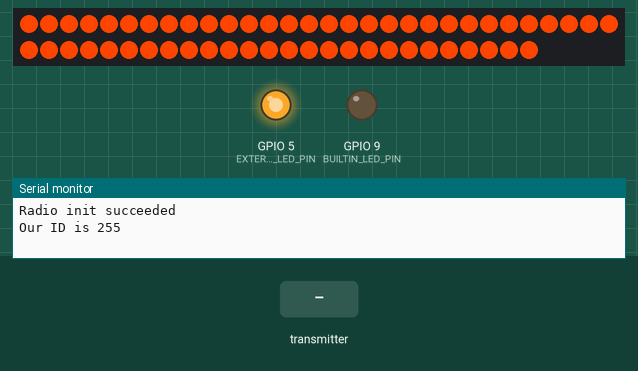
Recording of a sketch running on a simulated ESP32-S3. Parts: 56 RGB LEDs in strip order, left to right, continuing on the next row, output pins drawn as LEDs (lit = HIGH), the last lines printed to the serial monitor. Inputs (shaded band) come from the test bench. Dim RGB values are drawn brighter than linear; random numbers use the default seed unless the sketch sets one; EEPROM starts erased; no radio packets arrive unless stated.

Above: at 1.25 s.
1.3 s: the transmitter starts sending nodeId = 0
At 1.5 s:
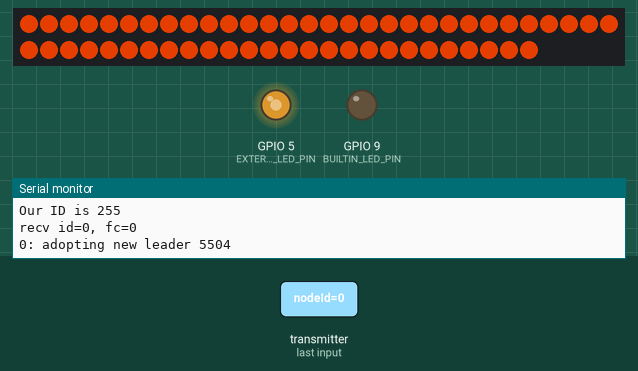
2.9 s: the transmitter starts sending frameCount = 2048
At 3.06 s:
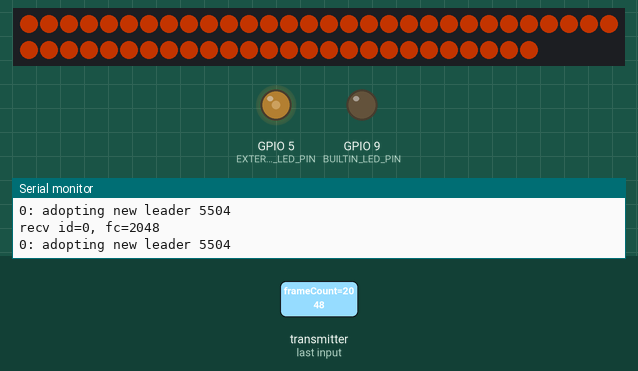
4.6 s: the transmitter starts sending frameCount = 1024
6.1 s: the transmitter starts sending frameCount = 0
At 12.41 s:
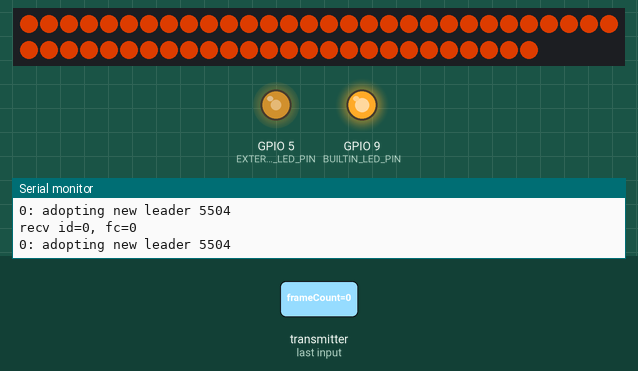
Timing chart, 0 to 13.9 s (numbered marks = the images above; inputs shaded):
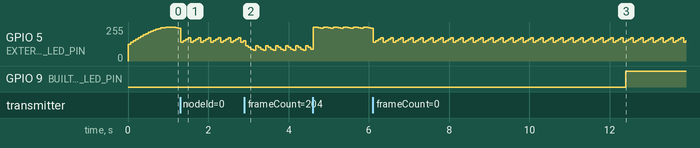

Measured:
- by itself, GPIO 5 (EXTERNAL_SINGLE_LED_PIN): repeats every 0.25 s: 152/255 0.06 s, 164/255 0.06 s, 175/255 0.06 s, 140/255 0.06 s

The sketch:

windfarm.ino
```cpp
/*
 Name:		windfarm.ino
 Created:	3/3/2018 9:52:14 AM
 Author:	viraj
*/

#include <Arduino.h>
#include "Identification.h"
#include "StatusLed.h"
#include "pins.h"

#include "sync_protocol.h"
#include "lights.h"
#include "radio.h"

#define SERIAL_BAUD 115200

StatusLed statusLed;
Identification id;
Radio radio;

void setup() {
	Serial.begin(SERIAL_BAUD);
	while (!Serial); // Wait for serial port to be available

	radio.initialize();

    randomSeed(analogRead(0));

	pinMode(BUILTIN_LED_PIN, OUTPUT);
	pinMode(EXTERNAL_ADDRESSABLE_LED_PIN, OUTPUT);
	pinMode(EXTERNAL_SINGLE_LED_PIN, OUTPUT);

	lights::setup();

	// set the id in EEPROM
	//id.setId(3);

	// load up the ID we have stored
	id.getId();
	Serial.printf("Our ID is %d\n", id.myId);
}

// 1,000 microseconds in a millisecond and 1,000,000 microseconds in a second
const unsigned long frameLength = 30000;
unsigned long startTime;
unsigned long elapsed;

uint16_t frameCount = 0; // this will roll over

int numTicksSinceLastMaster = 0;
int ticksSinceLastMasterLimit = 1000;
int myLeader;

void handleLeaderPacket() {
    numTicksSinceLastMaster = 0;

    int newLeader = radio.latestReceived.leaderId;

    if (id.myId == myLeader && newLeader != id.myId) {
        if (random(0, 100) < 50) {
            Serial.printf("%d: adopting new leader %d (replacing ourself)\n", newLeader);
            myLeader = newLeader;
        }
        else {
            // fuck 'em we're still leader
        }
    }
    else {
        Serial.printf("%d: adopting new leader %d\n", newLeader);
        myLeader = newLeader;
    }
}

void handleSyncPacket() {
    int correctionFactor = 3; // this is a guess
    frameCount = radio.latestReceived.frameCount + correctionFactor;
}

void receivePacket() {
    if (radio.tryReceive()) {
        handleLeaderPacket();
        handleSyncPacket();
    }
}

long prevTime = 0;
long currTime = 0;

void loop() {
    prevTime = currTime;
    currTime = millis();
	frameCount += currTime - prevTime;

    statusLed.toggle();

	lights::yielding_led_update(frameCount);

    receivePacket();

    if (numTicksSinceLastMaster > ticksSinceLastMasterLimit) {
        Serial.printf("%d: Electing ourself leader\n", id.myId);

        // we haven't heard from anyone, so declare ourselves master
        // and tell everyone
        myLeader = id.myId;
        radio.sendLeader(id.myId, myLeader);

        numTicksSinceLastMaster = 0;
    }

    // TODO: this is `void doLeaderBehavior();`
    if (myLeader == id.myId) { // we're leader
        if (frameCount % 512 == 0) {
            Serial.printf("%d: We're leader, broadcasting\n", id.myId);
            radio.sendFrameCount(id.myId, id.myId, frameCount);
        }
    }
    else {
        //Serial.printf("%d: We're not leader\n", id.myId);
        numTicksSinceLastMaster += 1;
    }

	// delay
	//elapsed = micros() - startTime;
	//if (elapsed < frameLength) {
	//	delayMicroseconds(frameLength - elapsed);
	//}
	//else { // remainder >= frameLength
	//	// this means we're running out of time in each frame
	//	Serial.printf("oot! %ld\n", elapsed);
	//}
}
```

Identification.cpp
```cpp
//
//
//

#include "Identification.h"
```

Identification.h
```cpp
// Identification.h

#ifndef _IDENTIFICATION_h
#define _IDENTIFICATION_h

#if defined(ARDUINO) && ARDUINO >= 100
	#include "arduino.h"
#else
	#include "WProgram.h"
#endif

#include <EEPROM.h>


// Reads and writes an ID value from the EEPROM
class Identification {
public:
	uint8_t myId;

	void setId(uint8_t newId) {
		Serial.printf("Setting EEPROM id to %d\n", newId);

		uint8_t existingId = getId();

		if (existingId != newId) {
			EEPROM.write(kId, newId);
		}

		if (!hasId()) {
			EEPROM.write(kHasId, 1);
		}
	}

	bool hasId() {
		return EEPROM.read(kHasId) == 1;
	}

	uint8_t getId() {
		uint8_t id = EEPROM.read(kId);
		myId = id;
		return id;
	}

private:
	const int kHasId = 0x0;
	const int kId = 0x1;
};


#endif
```

StatusLed.cpp
```cpp
//
//
//

#include "StatusLed.h"

void StatusLed::toggle() {
	counter = (counter + 1) % 100;

	if (counter == 0) {
		digitalWrite(BUILTIN_LED_PIN, state);
		state = !state;
	}
}
```

StatusLed.h
```cpp
// StatusLed.h

#ifndef _STATUSLED_h
#define _STATUSLED_h

#if defined(ARDUINO) && ARDUINO >= 100
	#include "arduino.h"
#else
	#include "WProgram.h"
#endif

#include "pins.h"

class StatusLed {
public:
	bool state = 0;
	uint8_t counter = 0;
	void toggle();

};

#endif
```

lights.cpp
```cpp
/*
Goal here is to reach a smooth sinusoidal led pulse
without blocking the main (read: only) thread.

We should be able to do this by repeatedly calling led_update()
which will move towards target brightness in increments
*/

#include "lights.h"

namespace lights {

	uint8_t minTargetBrightness = MIN_BRIGHTNESS;
	uint8_t maxTargetBrightness = MAX_BRIGHTNESS;
	uint8_t ledDelta = LED_DELTA;

	uint8_t currentBrightness = 0;
	bool increasing = true;

	unsigned long lastCalledMillis = 0;
	unsigned int rate = BRIGHTNESS_CHANGE_RATE;

	CRGB leds[NUM_LEDS];

	void setup() {
		FastLED.addLeds<LED_TYPE, EXTERNAL_ADDRESSABLE_LED_PIN, COLOR_ORDER>(leds, NUM_LEDS).setCorrection(TypicalLEDStrip);
	}

	void set_led_brightness(uint8_t val) {
		analogWrite(EXTERNAL_SINGLE_LED_PIN, val);
	}

	int counter = 0;

	void update_addressable_leds(int numLeds, uint8_t val) {

		counter = (counter + 1) % numLeds;

		for (int i = 0; i < numLeds; i++) {
			leds[i] = CRGB::OrangeRed;
		}

		FastLED.setBrightness(val);
		FastLED.show();
	}


	void yielding_led_update(unsigned long frameCount) {
		float offset = frameCount / 4096.0;
		int value = 127.5 + 127.5 * sin(offset * 2.0 * PI);
		set_led_brightness(value);

		update_addressable_leds(NUM_LEDS, value);

		yield();
	}
}
```

lights.h
```cpp
// lights.h

#ifndef _LIGHTS_h
#define _LIGHTS_h

#if defined(ARDUINO) && ARDUINO >= 100
#include "arduino.h"
#else
#include "WProgram.h"
#endif

#include <FastLED.h>

#include "sync_protocol.h"
#include "pins.h"

#define MAX_BRIGHTNESS 255
#define MIN_BRIGHTNESS 0
#define LED_DELTA 5
#define BRIGHTNESS_CHANGE_RATE 50

#define NUM_LEDS 56
#define LED_TYPE    WS2812
#define COLOR_ORDER GRB

namespace lights {
	void setup();
	void set_led_brightness(uint8_t val);
	void update_addressable_leds(int numLeds, uint8_t val);
	void yielding_led_update(unsigned long frameCount);
}

/*
Blink cycle:
fade 10 seconds
fade in for 5 seconds (sinusoidally?)
fade out for 5 seconds
if this is sinusoidal we want the freq of the sine wave to be 20 sec
wait 10 seconds

total cycle time: 20 seconds

one way to do this
sin wave height of LED brightness (128), period = desired freq
calculate sin() constantly and set brighness to zero
if the sin value comes out negative
*/

#endif
```

radio.cpp
```cpp
//
//
//

#include "radio.h"

void Radio::initialize() {
	if (radio.init()) {
		Serial.printf("Radio init succeeded\n");
	}
	else {
        Serial.printf("Radio init failed\n");
	}

	// Defaults after init are 434.0MHz, 13dBm, Bw = 125 kHz, Cr = 4/5, Sf = 128chips/symbol, CRC on
	radio.setFrequency(915);
}

// if the radio is available fill the buffer with whatever message we've got
// return status indicates whether we took any action
bool Radio::tryReceive() {
	radio.waitPacketSent();

	uint8_t len = sizeof(Payload);
	if (radio.available()) {
		if (radio.recv((uint8_t*)&latestReceived, &len)) {
            Serial.printf("recv id=%d, fc=%u\n", latestReceived.nodeId, latestReceived.frameCount);
			return true;
		}
	}

	return false;
}

void Radio::sendFrameCount(uint8_t myId, uint8_t leaderId, uint16_t fc) {
	Payload p;
	p.nodeId = myId;
	p.frameCount = fc;
    p.leaderId = leaderId;
    p.messageType = SYNC;
	send(&p);
}

void Radio::sendLeader(uint8_t myId, uint8_t leaderId) {
    Payload p;
    p.nodeId = myId;
    p.messageType = LEADER;
    p.leaderId = leaderId;
}

void Radio::send(Payload* p) {
	uint8_t len = sizeof(Payload);
	Serial.printf("send myId=%d, leader=%d, type=%d, fc=%u\n", p->nodeId, p->leaderId, p->messageType, p->frameCount);
	radio.send((uint8_t*)p, len);
}
```

radio.h
```cpp
// radio.h

#ifndef _RADIO_h
#define _RADIO_h

#if defined(ARDUINO) && ARDUINO >= 100
	#include "arduino.h"
#else
	#include "WProgram.h"
#endif

#include <SPI.h>
#include <RH_RF95.h>
#include <RadioHead.h>

enum PayloadMessageType {
	EMPTY,
    LEADER,
    SYNC
};

typedef struct {
	uint8_t nodeId; // who's sending
	uint8_t leaderId; // who we think is leader
	uint16_t frameCount;
	PayloadMessageType messageType;
	//unsigned long uptime;
} Payload;

class Radio {
public:

	RH_RF95 radio;

	// Stores the latest packet
	Payload latestReceived;

	void initialize();
	bool tryReceive();

	void send(Payload* data);
	void sendFrameCount(uint8_t myId, uint8_t leaderId, uint16_t fc);
    void sendLeader(uint8_t myId, uint8_t leaderId);
};

#endif
```

sync_protocol.cpp
```cpp
////
////
////
//
#include "sync_protocol.h"

long sync_clock = 0;
```

sync_protocol.h
```cpp
// sync_protocol.h

#ifndef _SYNC_PROTOCOL_h
#define _SYNC_PROTOCOL_h

extern long sync_clock;

#endif
```

pins.h
```cpp
// pins.h

#ifndef _PINS_h
#define _PINS_h

#if defined(ARDUINO) && ARDUINO >= 100
	#include "arduino.h"
#else
	#include "WProgram.h"
#endif

#define BUILTIN_LED_PIN 9
#define EXTERNAL_SINGLE_LED_PIN 5
#define EXTERNAL_ADDRESSABLE_LED_PIN 6

#endif
```
